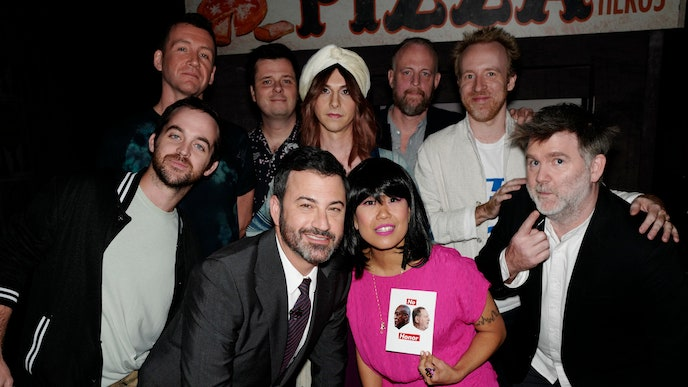
#> input picture images/lcd_soundsystem.jpg, 688 x 387 px
$ python main.py
#> lines starting #> are read from the running program, lines starting #| are printed output that depends on the picture; after the words box and inside, x2 and y2 are one past the last pixel; in counts of white or black regions, pixels touching at a corner belong together
### imgDetection.py
import cv2


class Img:
    def __init__(self, img_path, faceCascade):
        self.img_path = img_path
        self.faceCascade = faceCascade

    def detect_face(self):
        img = cv2.imread(self.img_path)
        gray = cv2.cvtColor(img, cv2.COLOR_BGR2GRAY)

        faces = self.faceCascade.detectMultiScale(
            gray,  # selects grayscale image
            scaleFactor=1.03,  # determines distance to and from camera
            minNeighbors=10,  # objects detected near the current one
            minSize=(25, 25),  # size of the window
            maxSize=(1000, 1000)  # max window size
            # DEFAULT: 1.1, 5, 25, 1000
        )
        return faces

    def draw_rectangle(self, faces):
        img = cv2.imread(self.img_path)
        for (x, y, w, h) in faces:
            cv2.rectangle(img, (x, y), (x + w, y + h), (52, 207, 204), 2)
        return img

    def show_img(self, img):
        cv2.imshow("Faces found", img)
        cv2.waitKey(0)
        print("Done")

### blur.py
from PIL import Image, ImageFilter
import numpy


def blur(img, part, intensity):
    im = Image.open(img)
    for x, y, w, h in part:
        box = (x, y, x + w, y + h)
        region = im.crop(box)
        blurred = region.filter(ImageFilter.GaussianBlur(intensity))
        im.paste(blurred, box)
    blurred_image = im.save("out/blurredimage.jpg")

### main.py
import cv2

# Modules
from imgDetection import Img
from vidDetection import Vid
from blur import blur
from cat import Cat
from clown import Clown

# Cascades
faceCascade = cv2.CascadeClassifier("cascades/haarcascade_frontalface_alt.xml")
eyeCascade = cv2.CascadeClassifier("cascades/haarcascade_eye.xml")
smileCascade = cv2.CascadeClassifier("cascades/haarcascade_smile.xml")
catCascade = cv2.CascadeClassifier("cascades/haarcascade_frontalcatface.xml")


# detecting faces and blurring
def facial_blur():
    input_image = "images/lcd_soundsystem.jpg"
    faceImg = Img(input_image, faceCascade)
    faces = faceImg.detect_face()
    img = faceImg.draw_rectangle(faces)
    blur(input_image, faces, 5)
    faceImg.show_img(img)


# cat detection
def cat_detection():
    input_image = "images/black_cat.jfif"
    catImg = Cat(input_image, catCascade)
    faces = catImg.detect_face()
    img = catImg.draw_rectangle(faces)
    blur(input_image, faces, 10)
    catImg.show_img(img)


# video detection
def video_detection():
    faceVid = Vid(faceCascade, eyeCascade)
    faceVid.capture_video()


# clown transformation
def clown_transformation():
    input_image = "images/carrey2.jpg"
    clownImg = Clown(input_image, faceCascade, eyeCascade, smileCascade)
    img = clownImg.detect_features()
    clownImg.show_img(img)


# Prompts and choice:

print("Flur- Facial blurring and PIL transformations")
print("1- Facial Blur")
print("2- Cat Blur")
print("3- Video Detection")
print("4- Clown Transformation")

selection = int(input("Enter the method to call: "))
#> the answer given: 1

if selection == 1:
    facial_blur()
#> in detect_face, img is the input picture: shape (387, 688, 3); mean B, G, R 52.1, 51.7, 66.7
#> in detect_face, `gray = cv2.cvtColor(img, cv2.COLOR_BGR2GRAY)`:
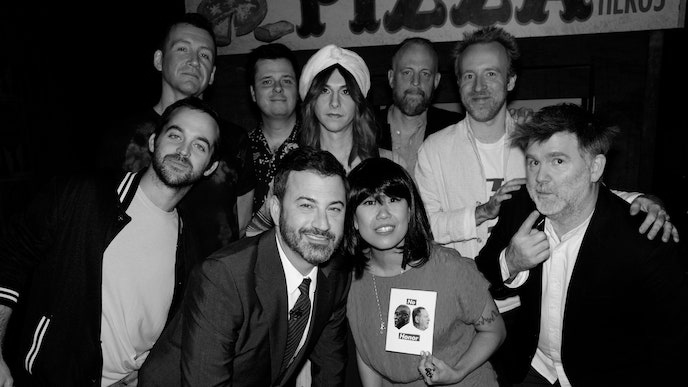
#> gray: shape (387, 688); min 0, max 255, mean 56.2
#> in detect_face, `faces = self.faceCascade.detectMultiScale( gray,`: faces = [[311, 75, 47, 47], [249, 61, 54, 54], [388, 52, 55, 55], [450, 52, 60, 60], [162, 29, 61, 61], [281, 176, 78, 78], [513, 135, 68, 68], [347, 171, 75, 75]]
#> the loop in draw_rectangle, `for (x, y, w, h) in faces:` made 8 passes
#> after the loop in draw_rectangle, `for (x, y, w, h) in faces:`:
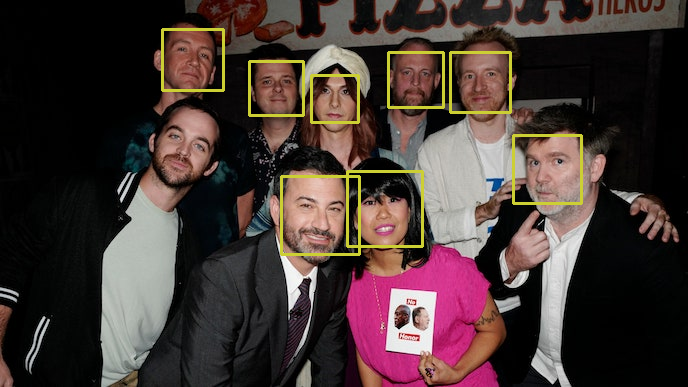
#> img: shape (387, 688, 3); 2.23% of pixels changed, all inside (x1, y1, x2, y2) = (161, 28, 583, 256)
#> the loop in blur, `for x, y, w, h in part:` made 8 passes
#> (x, y, w, h, box) on passes 1 to 8: (311, 75, 47, 47, (311, 75, 358, 122)), (249, 61, 54, 54, (249, 61, 303, 115)), (388, 52, 55, 55, (388, 52, 443, 107)), (450, 52, 60, 60, (450, 52, 510, 112)), (162, 29, 61, 61, (162, 29, 223, 90)), (281, 176, 78, 78, (281, 176, 359, 254)), (513, 135, 68, 68, (513, 135, 581, 203)), (347, 171, 75, 75, (347, 171, 422, 246))
#> pass 1, in blur, `region = im.crop(box)`:
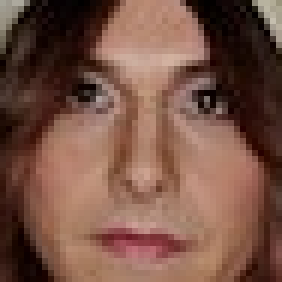
#> region: PIL image 47x47 RGB (shown 6 times larger); mean R, G, B 119.2, 82.9, 69.3
#> pass 1, in blur, `blurred = region.filter(ImageFilter.GaussianBlur(intensity))`:
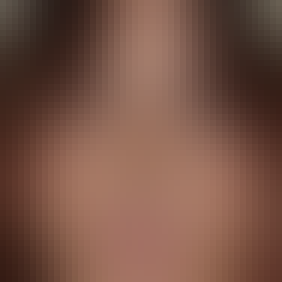
#> blurred: PIL image 47x47 RGB (shown 6 times larger); mean R, G, B 119, 83.1, 69.4
#> pass 2, in blur, `blurred = region.filter(ImageFilter.GaussianBlur(intensity))`:
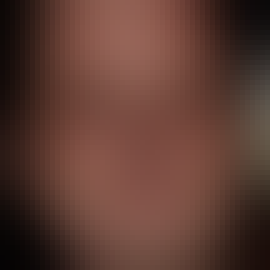
#> blurred: PIL image 54x54 RGB (shown 5 times larger); mean R, G, B 93.1, 60.1, 51
#> after the loop in blur, `for x, y, w, h in part:`:
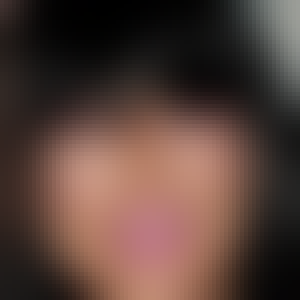
#> blurred: PIL image 75x75 RGB (shown 4 times larger); mean R, G, B 87.3, 64.9, 57.7
#> after the loop in blur, `for x, y, w, h in part:`:
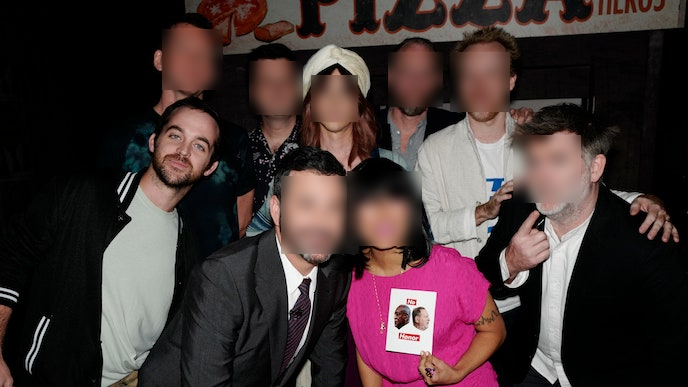
#> im: PIL image 688x387 RGB; mean R, G, B 66.6, 51.7, 52
elif selection == 2:
    cat_detection()
elif selection == 3:
    video_detection()
elif selection == 4:
    clown_transformation()
else:
    print("Not a valid input :(")
